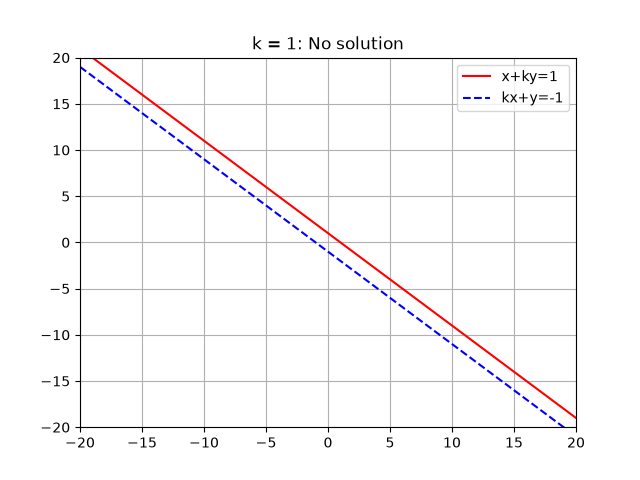
#> input picture 05-10-2026/fig.png, 640 x 480 px, given in place of photo.jpg, which was not available
$ python bw.py 5
#> lines starting #> are read from the running program, lines starting #| are printed output that depends on the picture; after the words box and inside, x2 and y2 are one past the last pixel; in counts of white or black regions, pixels touching at a corner belong together
from PIL import Image, ImageOps
import sys

def to_bw(input_path, output_path, T=128):
#> called with input_path = 'photo.jpg', output_path = 'output.png', T = 5
    img = Image.open(input_path)
#> img is the input picture: PIL image 640x480 RGBA; mean R, G, B, A 249.5, 248.4, 249.2, 255
    img = ImageOps.exif_transpose(img)  # fix phone rotation
    img = img.convert("L")
#> img: PIL image 640x480 L
    bw = img.point(lambda p: 255 if p >= T else 0)
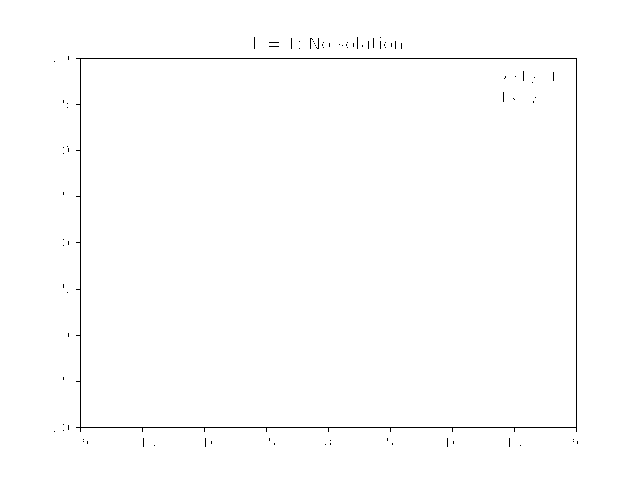
#> bw: PIL image 640x480 L; 99.3% white; black in thin lines or dots, all inside (x1, y1, x2, y2) = (54, 37, 578, 447)
    bw.save(output_path)
    print(f"Saved {output_path}")

if __name__ == "__main__":
    T = int(sys.argv[1]) if len(sys.argv) > 1 else 128
    to_bw("photo.jpg", "output.png", T)

$ run again, on 21-09-2026/Q46.png
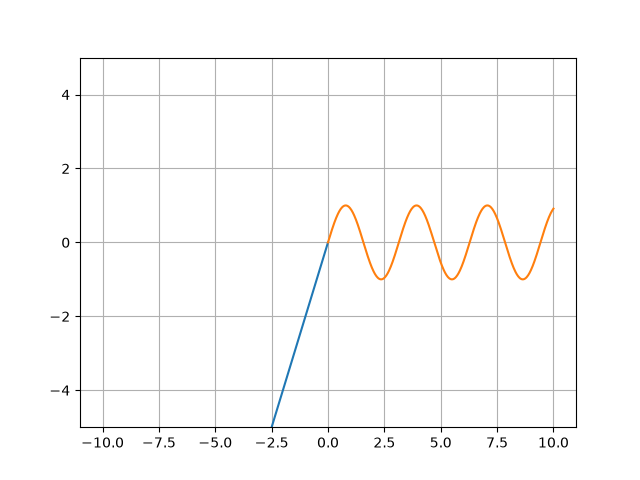
#> input picture 21-09-2026/Q46.png, 640 x 480 px, given in place of photo.jpg, which was not available
#> in to_bw, img is the input picture: PIL image 640x480 RGBA; mean R, G, B, A 250.8, 250.4, 250.1, 255
#> img: PIL image 640x480 L
#> in to_bw, `bw = img.point(lambda p: 255 if p >= T else 0)`:
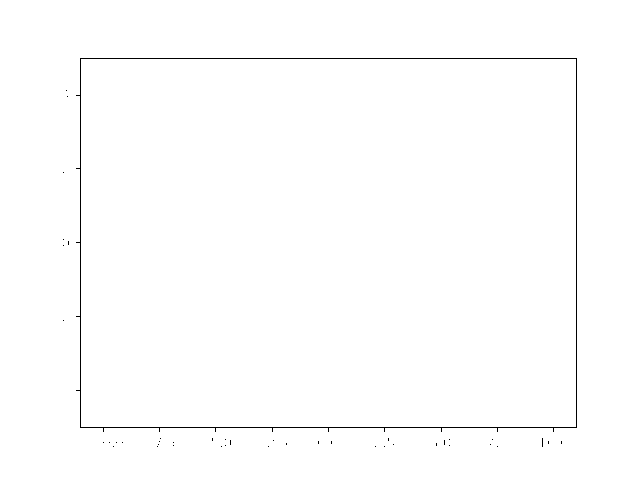
#> bw: PIL image 640x480 L; 99.4% white; black in thin lines or dots, all inside (x1, y1, x2, y2) = (63, 58, 577, 447)
